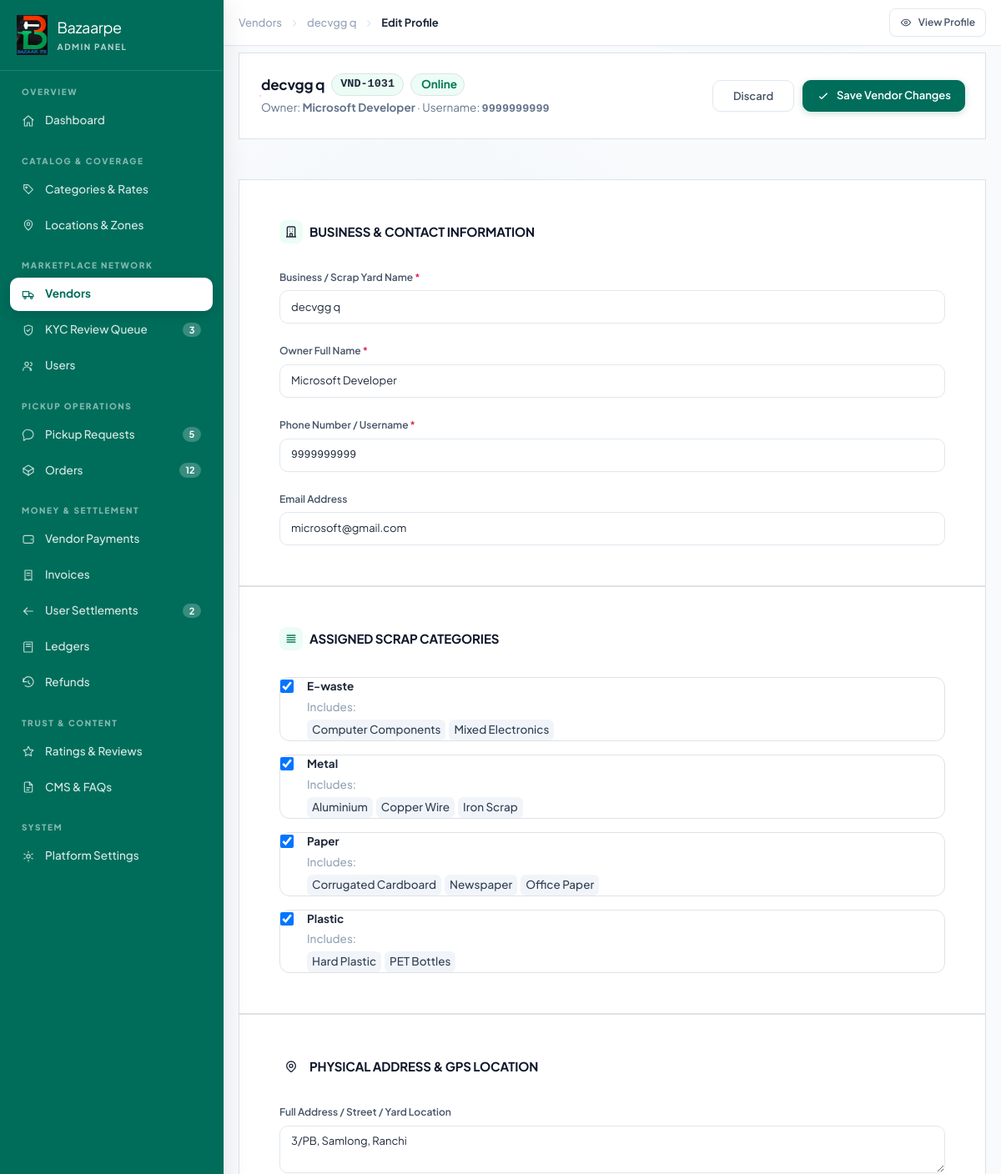
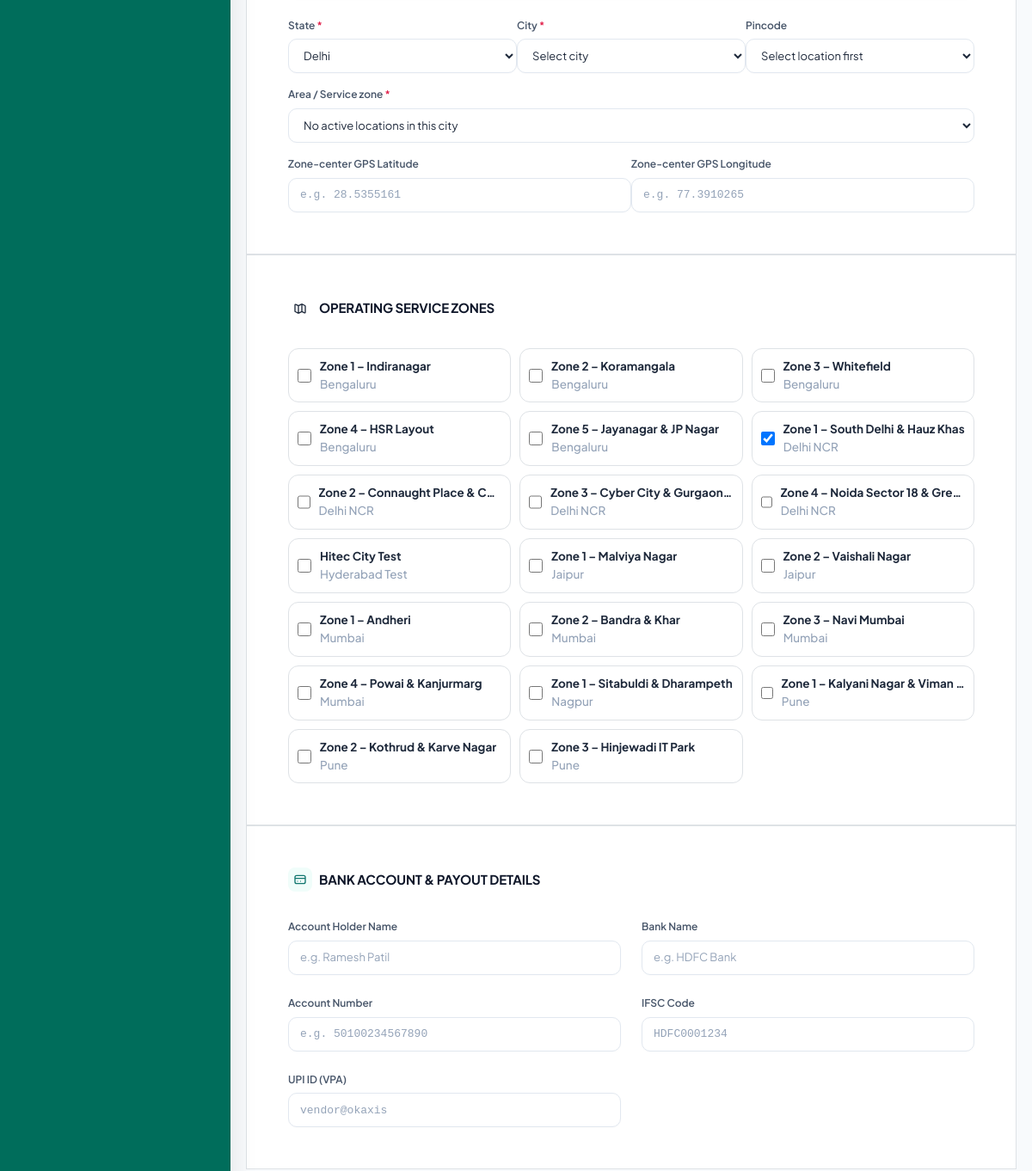
Page /vendor-edit.html?id=31 (signed in, upper part) on the earlier database version (2 pictures, top to bottom).
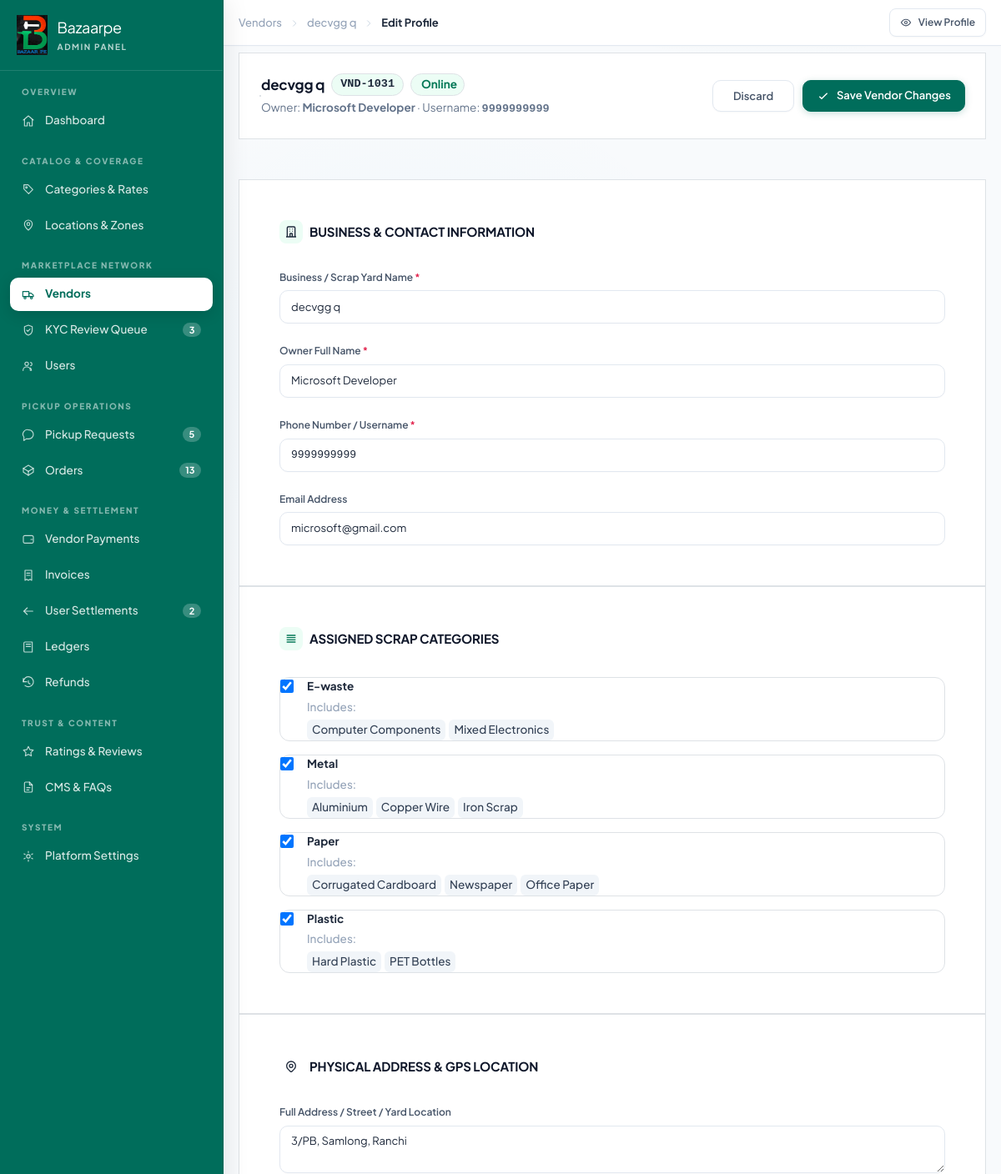
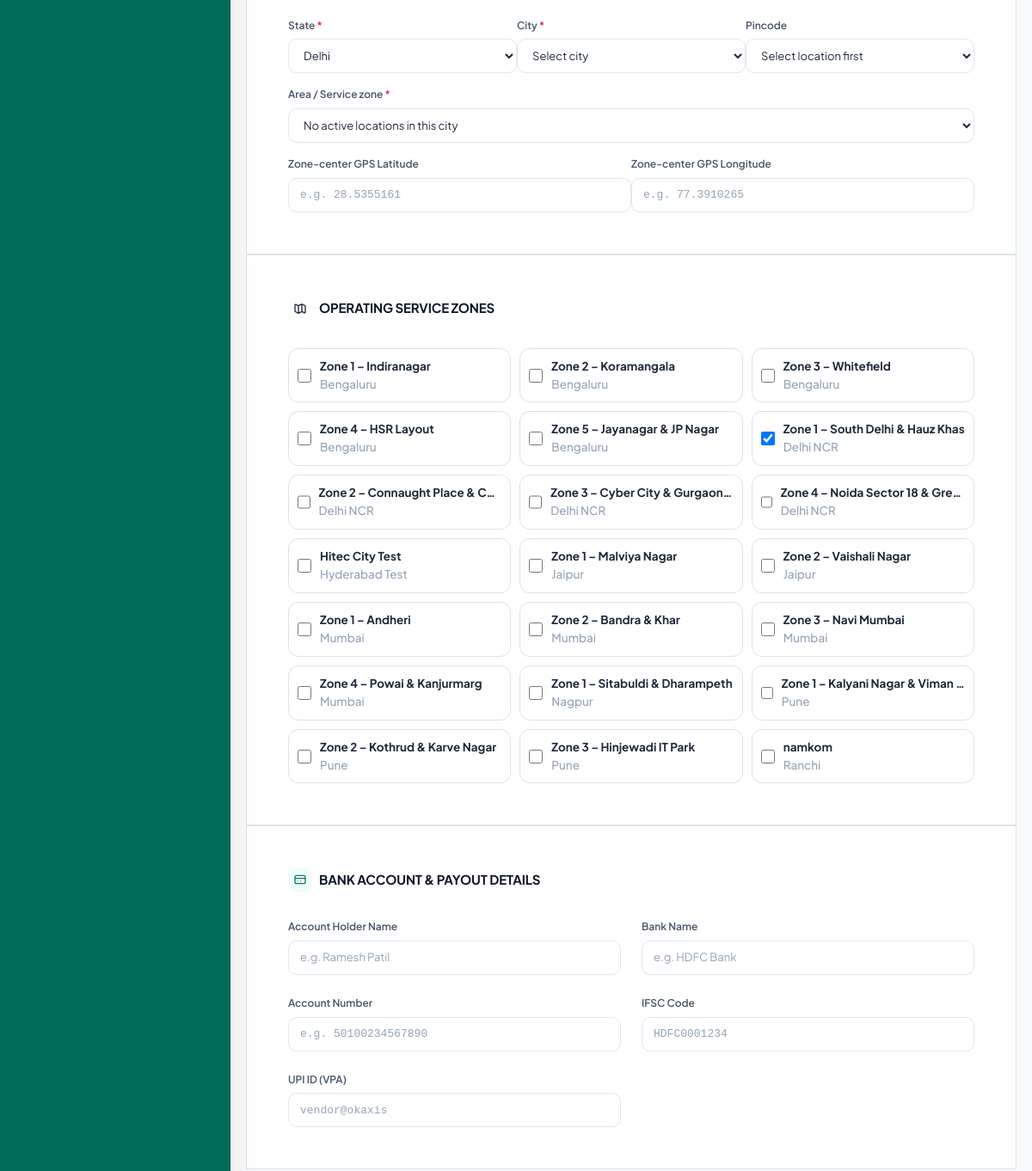
Same page on the later database version (2 pictures, top to bottom).
### bazaarpe/models.py (models this page shows, shortened)
class ScrapCategory(models.Model):
    name = models.CharField(max_length=100, unique=True)
    icon = models.CharField(max_length=500, blank=True, default='')
    is_active = models.BooleanField(default=True)
    class Meta:
        ordering = ['name']
        verbose_name_plural = 'Scrap categories'

class VendorProfile(models.Model):
    class KYCStatus(models.TextChoices):
        DRAFT = 'DRAFT', 'Draft'
        UNDER_REVIEW = 'UNDER_REVIEW', 'Under Review'
        APPROVED = 'APPROVED', 'Approved'
        REJECTED = 'REJECTED', 'Rejected'
        SUSPENDED = 'SUSPENDED', 'Suspended'
    class AadhaarStatus(models.TextChoices):
        NOT_STARTED = 'NOT_STARTED', 'Not Started'
        PENDING = 'PENDING', 'Pending'
        VERIFIED = 'VERIFIED', 'Verified'
        FAILED = 'FAILED', 'Failed'
    user = models.OneToOneField(User, on_delete=models.CASCADE, related_name='vendor_profile')
    shop_name = models.CharField(max_length=180)
    owner_name = models.CharField(max_length=150)
    profile_picture = models.FileField(upload_to='vendor_profiles/%Y/%m/', blank=True, null=True)
    full_address = models.TextField()
    city = models.CharField(max_length=100)
    state = models.CharField(max_length=100)
    pincode = models.CharField(max_length=6)
    latitude = models.DecimalField(max_digits=10, decimal_places=7, null=True, blank=True)
    longitude = models.DecimalField(max_digits=10, decimal_places=7, null=True, blank=True)
    operating_zones = models.ManyToManyField(ServiceZone, related_name='vendors', blank=True)
    categories = models.ManyToManyField(ScrapCategory, related_name='vendors', blank=True)
    subcategories = models.ManyToManyField(ScrapSubCategory, related_name='vendors', blank=True)
    is_online = models.BooleanField(default=False, db_index=True)
    kyc_status = models.CharField(max_length=20, choices=KYCStatus.choices, default=KYCStatus.DRAFT, db_index=True)
    kyc_rejection_reason = models.TextField(blank=True, default='')
    aadhaar_document = models.FileField(upload_to='vendor_kyc/aadhaar/%Y/%m/', blank=True, null=True)
    pan_document = models.FileField(upload_to='vendor_kyc/pan/%Y/%m/', blank=True, null=True)
    gst_certificate = models.FileField(upload_to='vendor_kyc/gst/%Y/%m/', blank=True, null=True)
    aadhaar_number = models.CharField(max_length=20, blank=True, default='')
    pan_number = models.CharField(max_length=20, blank=True, default='')
    gst_number = models.CharField(max_length=30, blank=True, default='')
    aadhaar_last4 = models.CharField(max_length=4, blank=True, default='')
    pan_last4 = models.CharField(max_length=4, blank=True, default='')
    aadhaar_status = models.CharField(max_length=20, choices=AadhaarStatus.choices, default=AadhaarStatus.NOT_STARTED)
    aadhaar_provider_reference = models.CharField(max_length=100, blank=True, default='')
    approved_at = models.DateTimeField(null=True, blank=True)
    created_at = models.DateTimeField(auto_now_add=True)
    updated_at = models.DateTimeField(auto_now=True)
    @property
    def display_vendor_id(self):
        return f"VND-{1000 + self.id}"
    class Meta:
        ordering = ['shop_name']

class ScrapSubCategory(models.Model):
    category = models.ForeignKey(ScrapCategory, on_delete=models.CASCADE, related_name='subcategories')
    name = models.CharField(max_length=150)
    rate_per_kg = models.DecimalField(max_digits=10, decimal_places=2)
    gst_percent = models.DecimalField(max_digits=5, decimal_places=2, default=18.00)
    min_weight_kg = models.DecimalField(max_digits=6, decimal_places=2, default=5.00)
    is_active = models.BooleanField(default=True)
    class Meta:
        ordering = ['category__name', 'name']
        constraints = [
            models.UniqueConstraint(fields=['category', 'name'], name='unique_scrap_subcategory_name'),
            models.CheckConstraint(condition=models.Q(rate_per_kg__gte=0), name='subcategory_rate_non_negative'),
            models.CheckConstraint(condition=models.Q(gst_percent__gte=0), name='subcategory_gst_non_negative'),
            models.CheckConstraint(condition=models.Q(min_weight_kg__gt=0), name='subcategory_min_weight_positive'),
        ]

class ServiceZone(models.Model):
    city = models.ForeignKey(ServiceCity, on_delete=models.CASCADE, related_name='zones')
    name = models.CharField(max_length=150, help_text="Zone name e.g. Zone 1 – Indiranagar")
    code = models.CharField(max_length=50, blank=True, null=True, help_text="Zone code e.g. ZN-BLR-01")
    pincodes = models.TextField(blank=True, default='', help_text="Comma-separated pincodes covered")
    center_latitude = models.DecimalField(max_digits=10, decimal_places=7, null=True, blank=True, help_text="Latitude for map center / distance matching")
    center_longitude = models.DecimalField(max_digits=10, decimal_places=7, null=True, blank=True, help_text="Longitude for map center / distance matching")
    radius_km = models.DecimalField(max_digits=6, decimal_places=2, default=8.00, help_text="Service radius in km")
    is_active = models.BooleanField(default=True)
    created_at = models.DateTimeField(auto_now_add=True)
    class Meta:
        ordering = ['city__name', 'name']
        verbose_name = 'Service Zone'
        verbose_name_plural = 'Service Zones'
    @property
    def pincode(self):
        if not self.pincodes:
            return ""
        pins = self.pincode_list
        return pins[0] if pins else ""
    @property
    def pincode_list(self):
        if not self.pincodes:
            return []
        raw = self.pincodes.replace('\n', ',').replace(';', ',')
        cleaned = [p.strip() for p in raw.split(',') if p.strip()]
        return cleaned[:1] if cleaned else []

class ServiceCity(models.Model):
    name = models.CharField(max_length=100, unique=True, help_text="City name e.g. Bengaluru, Mumbai")
    state = models.CharField(max_length=100, default='Karnataka', help_text="State name")
    is_active = models.BooleanField(default=True, help_text="Whether delivery/pickup service is live")
    created_at = models.DateTimeField(auto_now_add=True)
    class Meta:
        ordering = ['name']
        verbose_name = 'Service City'
        verbose_name_plural = 'Service Cities'

### bazaarpe/views.py (the view, shortened to what this page needs)
# urls.py: path('<str:page_name>', views.page_view, name='page_view_direct'),
def page_view(request, page_name):
    clean_name = page_name.replace('.html', '').strip('/')
    if clean_name in ('login', 'sign-in'):
        if request.user.is_authenticated:
            logout(request)
        return redirect('login')
    if not request.user.is_authenticated:
        return redirect_to_login(request.get_full_path(), login_url='login')
    if not is_full_admin(request.user):
        raise PermissionDenied('Full administrator access is required.')
    if clean_name in ('index', 'dashboard'):
        return dashboard_view(request)
    if clean_name == 'vendor-edit':
        identifier = request.GET.get('id') or request.GET.get('vendor_id') or request.GET.get('q')
        vendor = None
        if identifier:
            vendor = find_vendor_profile(identifier)
        if not vendor:
            vendor = VendorProfile.objects.select_related('user', 'user__profile').first()
        all_zones = list(ServiceZone.objects.filter(is_active=True, city__is_active=True).select_related('city'))
        all_categories = list(ScrapCategory.objects.filter(is_active=True).prefetch_related('subcategories'))
        all_cities = list(ServiceCity.objects.filter(is_active=True))
        ctx = admin_context(
            request,
            page_name='vendors',
            vendor=vendor,
            all_zones=all_zones,
            all_categories=all_categories,
            all_cities=all_cities,
            vendor_locations=[{'id': z.pk, 'city_id': z.city_id, 'city': z.city.name, 'state': z.city.state, 'name': z.name, 'pincode': z.pincode, 'latitude': str(z.center_latitude) if z.center_latitude is not None else '', 'longitude': str(z.center_longitude) if z.center_longitude is not None else ''} for z in all_zones],
            vendor_location_cities=[{'id': c.pk, 'name': c.name, 'state': c.state} for c in all_cities],
            vendor_current_location={'city': vendor.city if vendor else '', 'state': vendor.state if vendor else '', 'pincode': vendor.pincode if vendor else ''},
            saved=request.GET.get('saved') == '1',
        )
        return render(request, 'vendor-edit.html', ctx)

### bazaarpe/views.py (called while the page is built, shortened)
def is_full_admin(user):
    return bool(user and user.is_authenticated and (user.is_superuser or user.is_staff))

def build_query_string(request, *exclude_keys):
    if not hasattr(request, 'GET'):
        return ""
    params = request.GET.copy()
    excludes = set(exclude_keys) | {'page'} if not exclude_keys else set(exclude_keys)
    for key in excludes:
        params.pop(key, None)
    qs = params.urlencode()
    return f"&{qs}" if qs else ""

def find_vendor_profile(identifier):
    if not identifier:
        return None
    val = str(identifier).strip()
    if val.isdigit():
        v = VendorProfile.objects.filter(id=int(val)).first()
        if v:
            return v

### templates/vendor-edit.html (shortened to what the changed rows need)
<!DOCTYPE html>
<html lang="en" class="h-full">
<head>
  <link rel="stylesheet" href="/static/vendor/bootstrap.min.css">
  <link rel="stylesheet" href="/static/css/tailwind.css">
  <link rel="stylesheet" href="/static/css/components.css">
</head>
<body class="" data-active="vendors">
  {% include 'includes/sidebar.html' %}
  <div class="bm-main">
    <main class="px-3 pb-12 pt-3 sm:px-6 sm:pt-4" id="bmMain">
      <form method="post" action="/admin/vendors/edit" id="formFullVendorEdit">
        <div class="mb-5 flex flex-wrap items-center justify-between gap-4 rounded-2xl border border-slate-200 bg-white p-4 shadow-xs sm:p-5">
          <div class="flex items-center gap-3.5">
            <div>
              <div class="flex flex-wrap items-center gap-2">
                <h1 class="text-lg font-bold text-slate-900 tracking-tight sm:text-xl">{{ vendor.shop_name }}</h1>
              </div>
            </div>
          </div>
        </div>
        <div class="grid grid-cols-1 lg:grid-cols-12 gap-5">
          <div class="lg:col-span-8 space-y-5">
            <div class="rounded-2xl border border-slate-200 bg-white p-5 shadow-xs space-y-4">
              <div class="flex items-center justify-between border-b border-slate-100 pb-3">
                <div class="flex items-center gap-2">
                  <div>
                    <h2 class="text-sm font-bold text-slate-900 uppercase tracking-wide">Business & Contact Information</h2>
                  </div>
                </div>
              </div>
            </div>
            <div class="rounded-2xl border border-slate-200 bg-white p-5 shadow-xs space-y-4">
              <div class="flex items-center justify-between border-b border-slate-100 pb-3">
                <div class="flex items-center gap-2">
                  <div>
                    <h2 class="text-sm font-bold text-slate-900 uppercase tracking-wide">Assigned Scrap Categories</h2>
                  </div>
                </div>
              </div>
              <div class="grid grid-cols-1 md:grid-cols-2 gap-3">
                {% for cat in all_categories %}
                <label class="flex items-start gap-3 rounded-xl border border-slate-200 bg-white p-3.5 shadow-2xs cursor-pointer hover:border-brand-400 hover:bg-brand-50/20 transition-all">
                  <input type="checkbox" name="category_ids" value="{{ cat.id }}" class="cat-checkbox rounded text-brand-600 focus:ring-brand-500 h-4 w-4 mt-0.5" {% if cat in vendor.categories.all %}checked{% endif %}>
                  <div class="flex-1 min-w-0">
                    <div class="font-bold text-xs text-slate-900">{{ cat.name }}</div>
                    <div class="text-[0.72rem] text-slate-500 mt-1">
                      {% if cat.subcategories.all %}
                        <span class="text-slate-400 font-medium">Includes:</span>
                        <div class="flex flex-wrap gap-1 mt-1">
                          {% for sub in cat.subcategories.all %}
                          <span class="inline-block bg-slate-100 text-slate-700 px-1.5 py-0.5 rounded text-[0.68rem] font-medium">{{ sub.name }}</span>
                          {% endfor %}
                        </div>
                      {% else %}
                        All scrap pickup orders under this category
                      {% endif %}
                    </div>
                  </div>
                </label>
                {% empty %}
                <p class="text-xs text-slate-400 col-span-2 py-4 text-center">No scrap categories found in system.</p>
                {% endfor %}
              </div>
            </div>
            <div class="rounded-2xl border border-slate-200 bg-white p-5 shadow-xs space-y-4">
              <div class="flex items-center justify-between border-b border-slate-100 pb-3">
                <div class="flex items-center gap-2">
                  <div>
                    <h2 class="text-sm font-bold text-slate-900 uppercase tracking-wide">Physical Address & GPS Location</h2>
                  </div>
                </div>
              </div>
            </div>
            <div class="rounded-2xl border border-slate-200 bg-white p-5 shadow-xs space-y-4">
              <div class="flex items-center justify-between border-b border-slate-100 pb-3">
                <div class="flex items-center gap-2">
                  <div>
                    <h2 class="text-sm font-bold text-slate-900 uppercase tracking-wide">Operating Service Zones</h2>
                  </div>
                </div>
              </div>
              <div class="grid grid-cols-2 sm:grid-cols-3 md:grid-cols-4 gap-2.5">
                {% for zone in all_zones %}
                <label class="flex items-center gap-2.5 p-2.5 rounded-xl bg-white border border-slate-200 text-xs font-medium text-slate-800 cursor-pointer hover:border-brand-400 hover:bg-brand-50/20 transition-all shadow-2xs">
                  <input type="checkbox" name="zone_ids" value="{{ zone.id }}" class="zone-checkbox rounded text-brand-600 focus:ring-brand-500 h-4 w-4" {% if zone in vendor.operating_zones.all %}checked{% endif %}>
                  <div class="truncate">
                    <div class="font-bold text-slate-900 truncate">{{ zone.name }}</div>
                    <div class="text-[0.68rem] text-slate-400 truncate">{{ zone.city.name }}</div>
                  </div>
                </label>
                {% empty %}
                <p class="text-xs text-slate-400 col-span-4 py-4 text-center">No active service zones configured.</p>
                {% endfor %}
              </div>
            </div>
            <div class="rounded-2xl border border-slate-200 bg-white p-5 shadow-xs space-y-4">
              <div class="flex items-center justify-between border-b border-slate-100 pb-3">
                <div class="flex items-center gap-2">
                  <div>
                    <h2 class="text-sm font-bold text-slate-900 uppercase tracking-wide">Bank Account & Payout Details</h2>
                  </div>
                </div>
              </div>
            </div>
          </div>
        </div>
      </form>
    </main>
  </div>
</body>
</html>

Differences in the rows shown:
added ServiceZone: name "namkom", city.name "Ranchi"
Other differences:
{{ sidebar_badges.orders }}: "12" → "13"
